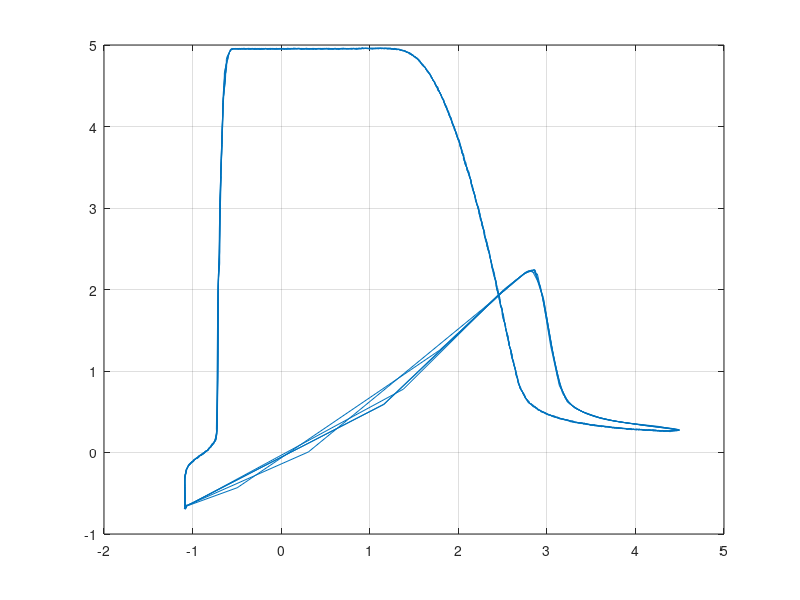

The MATLAB source for this figure:
%% ECE 342 Lab Task 3 Part 1

input = csvread('nmos-exper-vtc-INPUT.csv');
output = csvread('nmos-exper-vtc-OUTPUT.csv');

inputVoltage = input(:,2);
outputVoltage = output(:,2);

plot(inputVoltage, outputVoltage);
grid on;